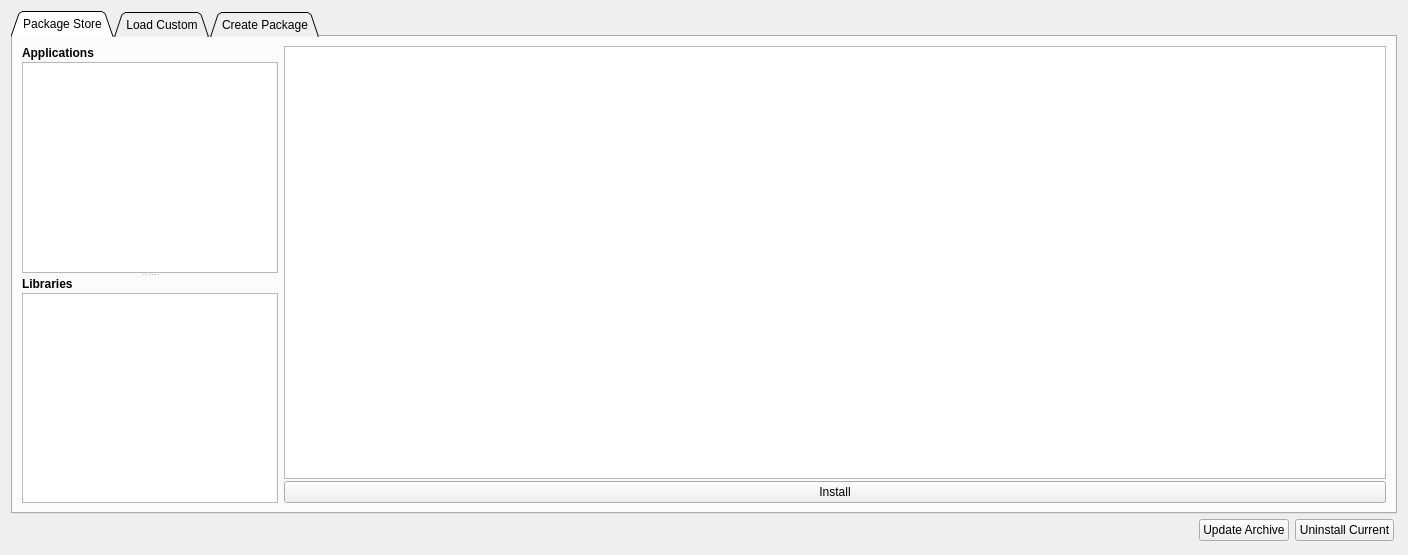
<?xml version="1.0" encoding="UTF-8"?>
<ui version="4.0">
 <class>PageVescPackage</class>
 <widget class="QWidget" name="PageVescPackage">
  <property name="geometry">
   <rect>
    <x>0</x>
    <y>0</y>
    <width>1408</width>
    <height>555</height>
   </rect>
  </property>
  <property name="sizePolicy">
   <sizepolicy hsizetype="Preferred" vsizetype="MinimumExpanding">
    <horstretch>0</horstretch>
    <verstretch>0</verstretch>
   </sizepolicy>
  </property>
  <property name="windowTitle">
   <string>Form</string>
  </property>
  <layout class="QVBoxLayout" name="verticalLayout">
   <property name="spacing">
    <number>2</number>
   </property>
   <item>
    <widget class="QTabWidget" name="tabWidget">
     <property name="enabled">
      <bool>true</bool>
     </property>
     <property name="tabShape">
      <enum>QTabWidget::Triangular</enum>
     </property>
     <property name="currentIndex">
      <number>0</number>
     </property>
     <widget class="QWidget" name="tab_3">
      <attribute name="title">
       <string>Package Store</string>
      </attribute>
      <layout class="QHBoxLayout" name="horizontalLayout_6">
       <item>
        <widget class="QSplitter" name="splitter">
         <property name="orientation">
          <enum>Qt::Vertical</enum>
         </property>
         <widget class="QWidget" name="layoutWidget">
          <layout class="QVBoxLayout" name="verticalLayout_5">
           <property name="spacing">
            <number>2</number>
           </property>
           <item>
            <widget class="QLabel" name="label_2">
             <property name="font">
              <font>
               <bold>true</bold>
              </font>
             </property>
             <property name="text">
              <string>Applications</string>
             </property>
            </widget>
           </item>
           <item>
            <widget class="QListWidget" name="applicationList">
             <property name="minimumSize">
              <size>
               <width>0</width>
               <height>0</height>
              </size>
             </property>
             <property name="editTriggers">
              <set>QAbstractItemView::NoEditTriggers</set>
             </property>
            </widget>
           </item>
          </layout>
         </widget>
         <widget class="QWidget" name="layoutWidget2">
          <layout class="QVBoxLayout" name="verticalLayout_6">
           <property name="spacing">
            <number>2</number>
           </property>
           <item>
            <widget class="QLabel" name="label_3">
             <property name="font">
              <font>
               <bold>true</bold>
              </font>
             </property>
             <property name="text">
              <string>Libraries</string>
             </property>
            </widget>
           </item>
           <item>
            <widget class="QListWidget" name="libraryList">
             <property name="editTriggers">
              <set>QAbstractItemView::NoEditTriggers</set>
             </property>
            </widget>
           </item>
          </layout>
         </widget>
        </widget>
       </item>
       <item>
        <layout class="QVBoxLayout" name="verticalLayout_4">
         <property name="spacing">
          <number>2</number>
         </property>
         <item>
          <widget class="VTextBrowser" name="storeBrowser">
           <property name="readOnly">
            <bool>true</bool>
           </property>
          </widget>
         </item>
         <item>
          <widget class="QPushButton" name="installButton">
           <property name="toolTip">
            <string>Uninstall current package and install the selected package to the connected VESC</string>
           </property>
           <property name="text">
            <string>Install</string>
           </property>
          </widget>
         </item>
        </layout>
       </item>
      </layout>
     </widget>
     <widget class="QWidget" name="tab">
      <attribute name="title">
       <string>Load Custom</string>
      </attribute>
      <layout class="QVBoxLayout" name="verticalLayout_3">
       <item>
        <widget class="QGroupBox" name="lispBox_3">
         <property name="title">
          <string>Load Package</string>
         </property>
         <layout class="QHBoxLayout" name="horizontalLayout_4">
          <property name="spacing">
           <number>2</number>
          </property>
          <property name="leftMargin">
           <number>6</number>
          </property>
          <property name="topMargin">
           <number>6</number>
          </property>
          <property name="rightMargin">
           <number>6</number>
          </property>
          <property name="bottomMargin">
           <number>6</number>
          </property>
          <item>
           <widget class="QLineEdit" name="loadEdit"/>
          </item>
          <item>
           <widget class="QPushButton" name="chooseLoadButton">
            <property name="sizePolicy">
             <sizepolicy hsizetype="Fixed" vsizetype="Fixed">
              <horstretch>0</horstretch>
              <verstretch>0</verstretch>
             </sizepolicy>
            </property>
            <property name="toolTip">
             <string>Choose file...</string>
            </property>
            <property name="text">
             <string/>
            </property>
            <property name="icon">
             <iconset resource="../res.qrc">
              <normaloff>:/res/icons/Open Folder-96.png</normaloff>:/res/icons/Open Folder-96.png</iconset>
            </property>
           </widget>
          </item>
          <item>
           <widget class="QPushButton" name="loadRefreshButton">
            <property name="text">
             <string/>
            </property>
            <property name="icon">
             <iconset resource="../res.qrc">
              <normaloff>:/res/icons/Refresh-96.png</normaloff>:/res/icons/Refresh-96.png</iconset>
            </property>
           </widget>
          </item>
          <item>
           <widget class="QPushButton" name="writeButton">
            <property name="toolTip">
             <string>Uninstall current package and install the selected package to the connected VESC</string>
            </property>
            <property name="text">
             <string>Install</string>
            </property>
            <property name="icon">
             <iconset resource="../res.qrc">
              <normaloff>:/res/icons/Download-96.png</normaloff>:/res/icons/Download-96.png</iconset>
            </property>
           </widget>
          </item>
         </layout>
        </widget>
       </item>
       <item>
        <widget class="VTextBrowser" name="loadBrowser"/>
       </item>
      </layout>
     </widget>
     <widget class="QWidget" name="tab_2">
      <attribute name="title">
       <string>Create Package</string>
      </attribute>
      <layout class="QVBoxLayout" name="verticalLayout_2">
       <item>
        <layout class="QHBoxLayout" name="horizontalLayout_7">
         <item>
          <widget class="QGroupBox" name="lispBox">
           <property name="title">
            <string>LispBM</string>
           </property>
           <property name="checkable">
            <bool>true</bool>
           </property>
           <layout class="QHBoxLayout" name="horizontalLayout">
            <property name="spacing">
             <number>2</number>
            </property>
            <property name="leftMargin">
             <number>6</number>
            </property>
            <property name="topMargin">
             <number>6</number>
            </property>
            <property name="rightMargin">
             <number>6</number>
            </property>
            <property name="bottomMargin">
             <number>6</number>
            </property>
            <item>
             <widget class="QLineEdit" name="lispEdit"/>
            </item>
            <item>
             <widget class="QPushButton" name="chooseLispButton">
              <property name="sizePolicy">
               <sizepolicy hsizetype="Fixed" vsizetype="Fixed">
                <horstretch>0</horstretch>
                <verstretch>0</verstretch>
               </sizepolicy>
              </property>
              <property name="toolTip">
               <string>Choose file...</string>
              </property>
              <property name="text">
               <string/>
              </property>
              <property name="icon">
               <iconset resource="../res.qrc">
                <normaloff>:/res/icons/Open Folder-96.png</normaloff>:/res/icons/Open Folder-96.png</iconset>
              </property>
             </widget>
            </item>
           </layout>
          </widget>
         </item>
         <item>
          <widget class="QGroupBox" name="qmlBox">
           <property name="title">
            <string>Qml</string>
           </property>
           <property name="checkable">
            <bool>true</bool>
           </property>
           <layout class="QGridLayout" name="gridLayout">
            <property name="leftMargin">
             <number>6</number>
            </property>
            <property name="topMargin">
             <number>6</number>
            </property>
            <property name="rightMargin">
             <number>6</number>
            </property>
            <property name="bottomMargin">
             <number>6</number>
            </property>
            <property name="spacing">
             <number>2</number>
            </property>
            <item row="0" column="1">
             <widget class="QPushButton" name="chooseQmlButton">
              <property name="sizePolicy">
               <sizepolicy hsizetype="Fixed" vsizetype="Fixed">
                <horstretch>0</horstretch>
                <verstretch>0</verstretch>
               </sizepolicy>
              </property>
              <property name="toolTip">
               <string>Choose file...</string>
              </property>
              <property name="text">
               <string/>
              </property>
              <property name="icon">
               <iconset resource="../res.qrc">
                <normaloff>:/res/icons/Open Folder-96.png</normaloff>:/res/icons/Open Folder-96.png</iconset>
              </property>
             </widget>
            </item>
            <item row="0" column="0">
             <widget class="QLineEdit" name="qmlEdit"/>
            </item>
            <item row="1" column="0">
             <widget class="QCheckBox" name="qmlFullscreenBox">
              <property name="text">
               <string>Fullscreen</string>
              </property>
             </widget>
            </item>
           </layout>
          </widget>
         </item>
        </layout>
       </item>
       <item>
        <layout class="QHBoxLayout" name="horizontalLayout_3">
         <item>
          <widget class="QLabel" name="label">
           <property name="text">
            <string>Package Name</string>
           </property>
          </widget>
         </item>
         <item>
          <widget class="QLineEdit" name="nameEdit"/>
         </item>
        </layout>
       </item>
       <item>
        <widget class="QSplitter" name="splitter_2">
         <property name="sizePolicy">
          <sizepolicy hsizetype="Expanding" vsizetype="MinimumExpanding">
           <horstretch>0</horstretch>
           <verstretch>0</verstretch>
          </sizepolicy>
         </property>
         <property name="orientation">
          <enum>Qt::Horizontal</enum>
         </property>
         <widget class="QMarkdownTextEdit" name="descriptionEdit"/>
         <widget class="VTextBrowser" name="descriptionBrowser"/>
        </widget>
       </item>
       <item>
        <widget class="QGroupBox" name="lispBox_2">
         <property name="title">
          <string>Output</string>
         </property>
         <layout class="QHBoxLayout" name="horizontalLayout_2">
          <property name="spacing">
           <number>2</number>
          </property>
          <property name="leftMargin">
           <number>6</number>
          </property>
          <property name="topMargin">
           <number>6</number>
          </property>
          <property name="rightMargin">
           <number>6</number>
          </property>
          <property name="bottomMargin">
           <number>6</number>
          </property>
          <item>
           <widget class="QLineEdit" name="outputEdit"/>
          </item>
          <item>
           <widget class="QPushButton" name="outputRefreshButton">
            <property name="text">
             <string/>
            </property>
            <property name="icon">
             <iconset resource="../res.qrc">
              <normaloff>:/res/icons/Refresh-96.png</normaloff>:/res/icons/Refresh-96.png</iconset>
            </property>
           </widget>
          </item>
          <item>
           <widget class="QPushButton" name="chooseOutputButton">
            <property name="sizePolicy">
             <sizepolicy hsizetype="Fixed" vsizetype="Fixed">
              <horstretch>0</horstretch>
              <verstretch>0</verstretch>
             </sizepolicy>
            </property>
            <property name="toolTip">
             <string>Choose file...</string>
            </property>
            <property name="text">
             <string/>
            </property>
            <property name="icon">
             <iconset resource="../res.qrc">
              <normaloff>:/res/icons/Open Folder-96.png</normaloff>:/res/icons/Open Folder-96.png</iconset>
            </property>
           </widget>
          </item>
          <item>
           <widget class="QPushButton" name="saveButton">
            <property name="text">
             <string>Save Package</string>
            </property>
            <property name="icon">
             <iconset resource="../res.qrc">
              <normaloff>:/res/icons/Save-96.png</normaloff>:/res/icons/Save-96.png</iconset>
            </property>
           </widget>
          </item>
         </layout>
        </widget>
       </item>
      </layout>
     </widget>
    </widget>
   </item>
   <item>
    <widget class="QWidget" name="widget3" native="true">
     <layout class="QHBoxLayout" name="horizontalLayout_5">
      <property name="leftMargin">
       <number>3</number>
      </property>
      <property name="topMargin">
       <number>3</number>
      </property>
      <property name="rightMargin">
       <number>3</number>
      </property>
      <property name="bottomMargin">
       <number>3</number>
      </property>
      <item>
       <widget class="DisplayPercentage" name="displayDl" native="true">
        <property name="sizePolicy">
         <sizepolicy hsizetype="MinimumExpanding" vsizetype="Preferred">
          <horstretch>0</horstretch>
          <verstretch>0</verstretch>
         </sizepolicy>
        </property>
       </widget>
      </item>
      <item>
       <widget class="QPushButton" name="dlArchiveButton">
        <property name="text">
         <string>Update Archive</string>
        </property>
       </widget>
      </item>
      <item>
       <widget class="QPushButton" name="uninstallButton">
        <property name="text">
         <string>Uninstall Current</string>
        </property>
       </widget>
      </item>
     </layout>
    </widget>
   </item>
  </layout>
 </widget>
 <customwidgets>
  <customwidget>
   <class>VTextBrowser</class>
   <extends>QTextEdit</extends>
   <header>widgets/vtextbrowser.h</header>
  </customwidget>
  <customwidget>
   <class>DisplayPercentage</class>
   <extends>QWidget</extends>
   <header>widgets/displaypercentage.h</header>
   <container>1</container>
  </customwidget>
  <customwidget>
   <class>QMarkdownTextEdit</class>
   <extends>QPlainTextEdit</extends>
   <header>qmarkdowntextedit/qmarkdowntextedit.h</header>
  </customwidget>
 </customwidgets>
 <resources>
  <include location="../res.qrc"/>
 </resources>
 <connections/>
</ui>
